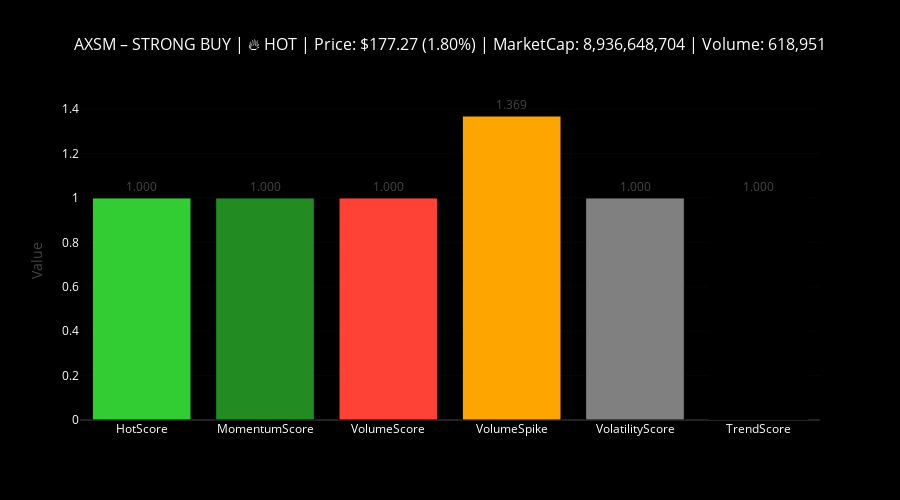
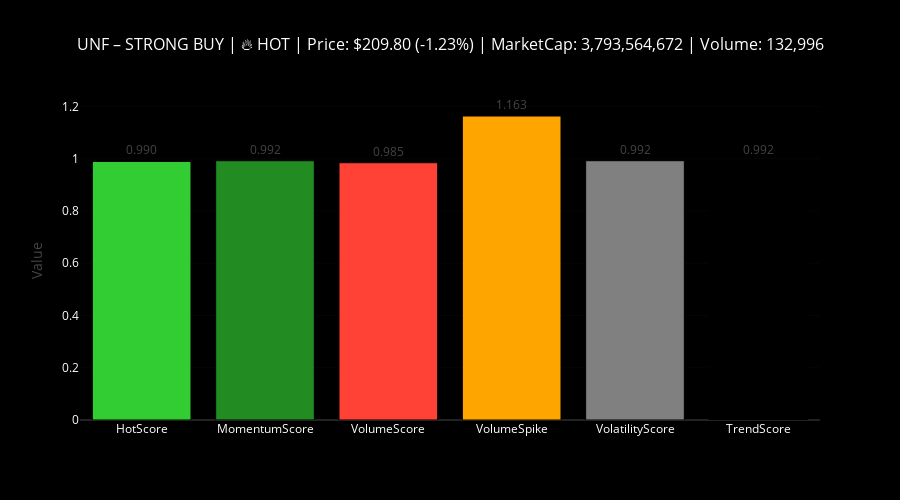
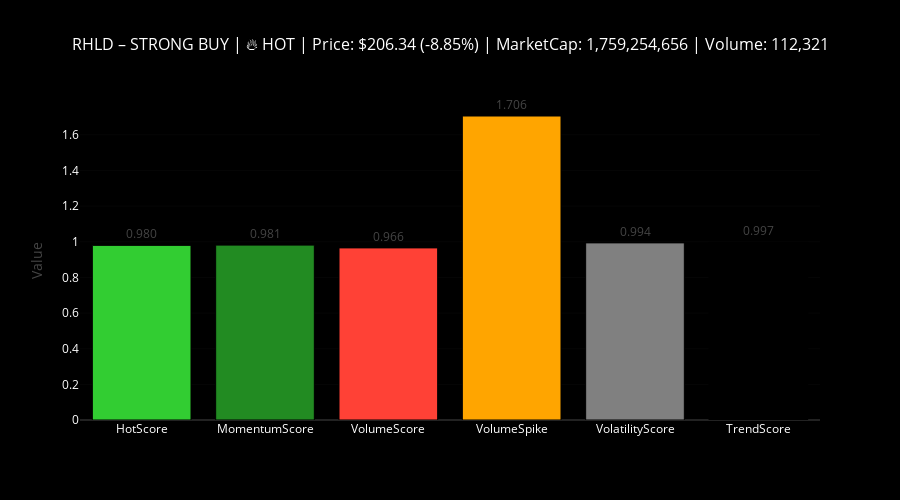
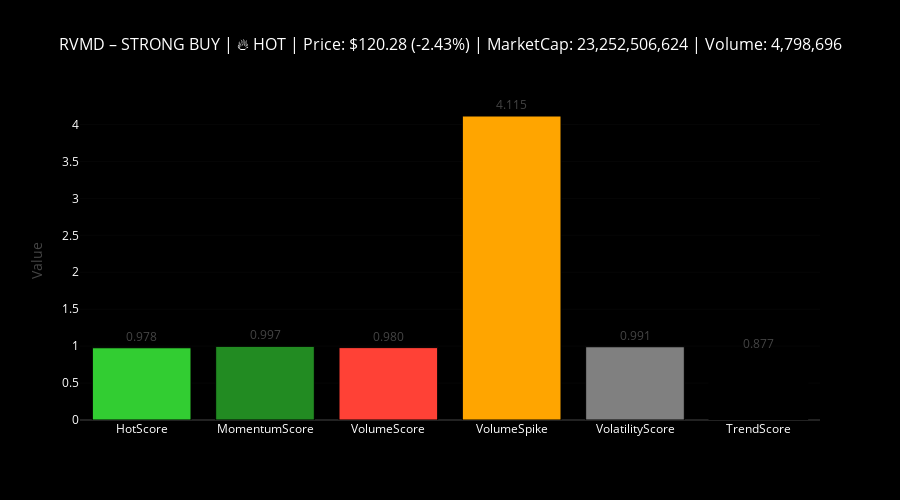

These figures' notebook cell, in order:
### Code cell
for stock in df_top50.itertuples():
    symbol = stock.symbol
    output_file = os.path.join(OUTPUT_DIR, f"{symbol}.html")
    
    # Select row as DataFrame
    df_row = df_top50[df_top50['symbol']==symbol]
    
    create_stock_dashboard(df_row, output_path=output_file)

### Figure 1 — Plotly figure (JSON) as saved in the notebook; plotly's stock layout.template omitted (floating-point values rounded to 4 significant figures)
{"data": [{"marker": {"color": ["#32CD32", "#228B22", "#FF4136", "#FFA500", "#808080", "#000000"], "line": {"color": "black", "width": 1}}, "name": "Metrics", "text": ["1.000", "1.000", "1.000", "1.369", "1.000", "1.000"], "textposition": "outside", "type": "bar", "x": ["HotScore", "MomentumScore", "VolumeScore", "VolumeSpike", "VolatilityScore", "TrendScore"], "y": [1, 1, 1, 1.369, 1, 1]}], "layout": {"barmode": "group", "height": 500, "paper_bgcolor": "black", "plot_bgcolor": "black", "title": {"font": {"color": "white", "size": 16}, "text": "AXSM – STRONG BUY | 🔥 HOT | Price: $177.27 (1.80%) | MarketCap: 8,936,648,704 | Volume: 618,951"}, "xaxis": {"tickfont": {"color": "white"}}, "yaxis": {"tickfont": {"color": "white"}, "title": {"text": "Value"}}}}

### Figure 2 — Plotly figure (JSON) as saved in the notebook; plotly's stock layout.template omitted (floating-point values rounded to 4 significant figures)
{"data": [{"marker": {"color": ["#32CD32", "#228B22", "#FF4136", "#FFA500", "#808080", "#000000"], "line": {"color": "black", "width": 1}}, "name": "Metrics", "text": ["0.990", "0.992", "0.985", "1.163", "0.992", "0.992"], "textposition": "outside", "type": "bar", "x": ["HotScore", "MomentumScore", "VolumeScore", "VolumeSpike", "VolatilityScore", "TrendScore"], "y": [0.9897, 0.9924, 0.9847, 1.163, 0.9924, 0.9924]}], "layout": {"barmode": "group", "height": 500, "paper_bgcolor": "black", "plot_bgcolor": "black", "title": {"font": {"color": "white", "size": 16}, "text": "UNF – STRONG BUY | 🔥 HOT | Price: $209.80 (-1.23%) | MarketCap: 3,793,564,672 | Volume: 132,996"}, "xaxis": {"tickfont": {"color": "white"}}, "yaxis": {"tickfont": {"color": "white"}, "title": {"text": "Value"}}}}

### Figure 3 — Plotly figure (JSON) as saved in the notebook; plotly's stock layout.template omitted (floating-point values rounded to 4 significant figures)
{"data": [{"marker": {"color": ["#32CD32", "#228B22", "#FF4136", "#FFA500", "#808080", "#000000"], "line": {"color": "black", "width": 1}}, "name": "Metrics", "text": ["0.980", "0.981", "0.966", "1.706", "0.994", "0.997"], "textposition": "outside", "type": "bar", "x": ["HotScore", "MomentumScore", "VolumeScore", "VolumeSpike", "VolatilityScore", "TrendScore"], "y": [0.9798, 0.9812, 0.9656, 1.706, 0.9938, 0.9969]}], "layout": {"barmode": "group", "height": 500, "paper_bgcolor": "black", "plot_bgcolor": "black", "title": {"font": {"color": "white", "size": 16}, "text": "RHLD – STRONG BUY | 🔥 HOT | Price: $206.34 (-8.85%) | MarketCap: 1,759,254,656 | Volume: 112,321"}, "xaxis": {"tickfont": {"color": "white"}}, "yaxis": {"tickfont": {"color": "white"}, "title": {"text": "Value"}}}}

### Figure 4 — Plotly figure (JSON) as saved in the notebook; plotly's stock layout.template omitted (floating-point values rounded to 4 significant figures)
{"data": [{"marker": {"color": ["#32CD32", "#228B22", "#FF4136", "#FFA500", "#808080", "#000000"], "line": {"color": "black", "width": 1}}, "name": "Metrics", "text": ["0.978", "0.997", "0.980", "4.115", "0.991", "0.877"], "textposition": "outside", "type": "bar", "x": ["HotScore", "MomentumScore", "VolumeScore", "VolumeSpike", "VolatilityScore", "TrendScore"], "y": [0.9781, 0.9972, 0.9801, 4.115, 0.9915, 0.8775]}], "layout": {"barmode": "group", "height": 500, "paper_bgcolor": "black", "plot_bgcolor": "black", "title": {"font": {"color": "white", "size": 16}, "text": "RVMD – STRONG BUY | 🔥 HOT | Price: $120.28 (-2.43%) | MarketCap: 23,252,506,624 | Volume: 4,798,696"}, "xaxis": {"tickfont": {"color": "white"}}, "yaxis": {"tickfont": {"color": "white"}, "title": {"text": "Value"}}}}
